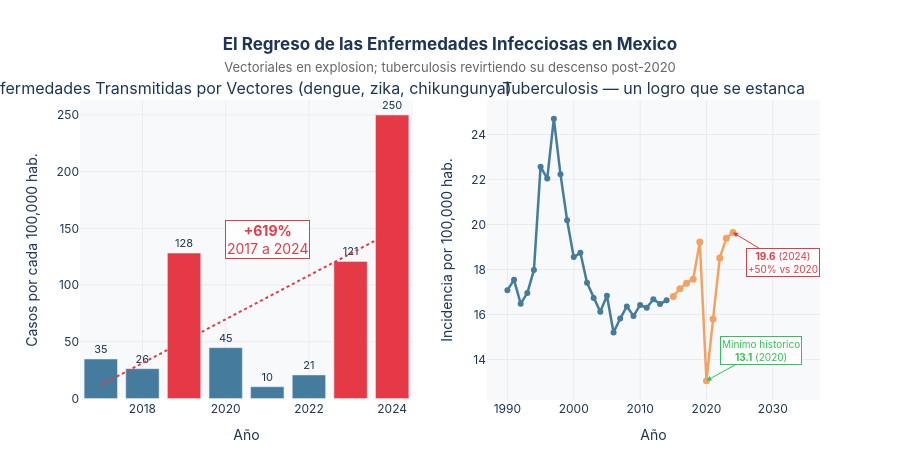

Write notebook code for a chart like this one.
### Markdown cell above
---
## Alarma 2 — Las Enfermedades que Regresaron

El dengue, el chikungunya, el zika. México los había puesto bajo control.  
Pero en la última década, las **enfermedades transmitidas por vectores** explotaron.

De 34.8 casos por cada 100,000 habitantes en 2017 a **249.9 en 2024**.  
Un incremento de **+619% en solo 7 años**. No es un pico aislado — es una tendencia que se acelera.

### Code cell
# ══════════════════════════════════════════════════════════════════════════════
# FIGURA 3 — Enfermedades vectoriales + Tuberculosis (panel doble)
# ══════════════════════════════════════════════════════════════════════════════

vector = get_serie('3R.3.C(1)')
tb     = get_serie('3.3.2A')

fig_inf = make_subplots(
    rows=1, cols=2,
    subplot_titles=[
        'Enfermedades Transmitidas por Vectores (dengue, zika, chikungunya)',
        'Tuberculosis — un logro que se estanca'
    ],
    horizontal_spacing=0.1
)

# ── Panel izquierdo: Vectoriales ──────────────────────────────────────────────
fig_inf.add_trace(go.Bar(
    x=vector['periodo'], y=vector['valor'],
    name='Enf. vectoriales',
    marker_color=[
        COLOR_ALERTA if v > 100 else COLOR_ACENTO if v > 50 else COLOR_NEUTRO
        for v in vector['valor']
    ],
    text=vector['valor'].round(0).astype(int),
    textposition='outside',
    textfont=dict(size=11, color='#1D3557'),
    hovertemplate='<b>%{x}</b><br>Incidencia: <b>%{y:.1f}</b> por 100k hab.<extra></extra>',
    showlegend=False
), row=1, col=1)

# Línea de tendencia
x_vec = np.array(vector['periodo'])
y_vec = np.array(vector['valor'])
m_vec, b_vec = np.polyfit(x_vec, y_vec, 1)
fig_inf.add_trace(go.Scatter(
    x=x_vec, y=m_vec * x_vec + b_vec,
    mode='lines', line=dict(color=COLOR_ALERTA, width=2, dash='dot'),
    showlegend=False, hoverinfo='skip'
), row=1, col=1)

fig_inf.add_annotation(
    x=2021, y=140, text='<b>+619%</b><br>2017 a 2024',
    showarrow=False, font=dict(size=14, color=COLOR_ALERTA),
    bgcolor='rgba(255,255,255,0.85)', bordercolor=COLOR_ALERTA, borderwidth=1,
    row=1, col=1
)

# ── Panel derecho: Tuberculosis ───────────────────────────────────────────────
tb_base   = tb[tb['periodo'] < 2015]
tb_recent = tb[tb['periodo'] >= 2015]

fig_inf.add_trace(go.Scatter(
    x=tb_base['periodo'], y=tb_base['valor'],
    mode='lines+markers', name='Tuberculosis (1990–2014)',
    line=dict(color=COLOR_NEUTRO, width=2.5),
    marker=dict(size=6, color=COLOR_NEUTRO),
    hovertemplate='<b>%{x}</b><br>Incidencia TB: <b>%{y:.1f}</b> por 100k<extra></extra>',
    showlegend=False
), row=1, col=2)

fig_inf.add_trace(go.Scatter(
    x=tb_recent['periodo'], y=tb_recent['valor'],
    mode='lines+markers', name='Subida post-2019',
    line=dict(color=COLOR_ACENTO, width=2.5),
    marker=dict(size=7, color=COLOR_ACENTO),
    hovertemplate='<b>%{x}</b><br>TB: <b>%{y:.1f}</b> por 100k<extra></extra>',
    showlegend=False
), row=1, col=2)

fig_inf.add_annotation(
    x=2020, y=13.06, text='Minimo historico<br><b>13.1</b> (2020)',
    showarrow=True, arrowhead=2, arrowcolor=COLOR_MEJORA,
    ax=55, ay=-30, font=dict(size=10, color=COLOR_MEJORA),
    bgcolor='rgba(255,255,255,0.85)', bordercolor=COLOR_MEJORA, borderwidth=1,
    row=1, col=2
)
fig_inf.add_annotation(
    x=2024, y=19.64, text='<b>19.6</b> (2024)<br>+50% vs 2020',
    showarrow=True, arrowhead=2, arrowcolor=COLOR_ALERTA,
    ax=50, ay=30, font=dict(size=10, color=COLOR_ALERTA),
    bgcolor='rgba(255,255,255,0.85)', bordercolor=COLOR_ALERTA, borderwidth=1,
    row=1, col=2
)

fig_inf.update_xaxes(showgrid=True, gridcolor='#E9ECEF', title_text='Año')
fig_inf.update_yaxes(showgrid=True, gridcolor='#E9ECEF')
fig_inf.update_yaxes(title_text='Casos por cada 100,000 hab.', row=1, col=1)
fig_inf.update_yaxes(title_text='Incidencia por 100,000 hab.', row=1, col=2)

fig_inf.update_layout(
    title=dict(
        text='<b>El Regreso de las Enfermedades Infecciosas en Mexico</b><br>'
             '<span style="font-size:13px;font-weight:normal;color:#666">'
             'Vectoriales en explosion; tuberculosis revirtiendo su descenso post-2020</span>',
        x=0.5, xanchor='center'
    ),
    height=460, plot_bgcolor=COLOR_FONDO, paper_bgcolor='white',
    font=dict(family='Inter, Arial, sans-serif', color='#1D3557'),
    showlegend=False, margin=dict(t=100, b=60)
)

fig_inf.show()

### Figure 1 — Plotly figure (JSON) as saved in the notebook; plotly's stock layout.template omitted (floating-point values rounded to 4 significant figures)
{"data": [{"hovertemplate": "<b>%{x}</b><br>Incidencia: <b>%{y:.1f}</b> por 100k hab.<extra></extra>", "marker": {"color": ["#457B9D", "#457B9D", "#E63946", "#457B9D", "#457B9D", "#457B9D", "#E63946", "#E63946"]}, "name": "Enf. vectoriales", "showlegend": false, "text": [35.0, 26.0, 128.0, 45.0, 10.0, 21.0, 121.0, 250.0], "textfont": {"color": "#1D3557", "size": 11}, "textposition": "outside", "type": "bar", "x": [2017, 2018, 2019, 2020, 2021, 2022, 2023, 2024], "xaxis": "x", "y": [34.77, 26.28, 128.2, 44.81, 10.32, 20.73, 120.8, 249.9], "yaxis": "y"}, {"hoverinfo": "skip", "line": {"color": "#E63946", "dash": "dot", "width": 2}, "mode": "lines", "showlegend": false, "type": "scatter", "x": [2017, 2018, 2019, 2020, 2021, 2022, 2023, 2024], "xaxis": "x", "y": [11.9, 31.2, 50.51, 69.82, 89.12, 108.4, 127.7, 147.0], "yaxis": "y"}, {"hovertemplate": "<b>%{x}</b><br>Incidencia TB: <b>%{y:.1f}</b> por 100k<extra></extra>", "line": {"color": "#457B9D", "width": 2.5}, "marker": {"color": "#457B9D", "size": 6}, "mode": "lines+markers", "name": "Tuberculosis (1990–2014)", "showlegend": false, "type": "scatter", "x": [1990, 1991, 1992, 1993, 1994, 1995, 1996, 1997, 1998, 1999, 2000, 2001, 2002, 2003, 2004, 2005, 2006, 2007, 2008, 2009, 2010, 2011, 2012, 2013, 2014], "xaxis": "x2", "y": [17.08, 17.54, 16.48, 16.95, 17.98, 22.57, 22.04, 24.7, 22.23, 20.19, 18.55, 18.74, 17.41, 16.73, 16.12, 16.83, 15.2, 15.82, 16.36, 15.93, 16.42, 16.3, 16.68, 16.47, 16.63], "yaxis": "y2"}, {"hovertemplate": "<b>%{x}</b><br>TB: <b>%{y:.1f}</b> por 100k<extra></extra>", "line": {"color": "#F4A261", "width": 2.5}, "marker": {"color": "#F4A261", "size": 7}, "mode": "lines+markers", "name": "Subida post-2019", "showlegend": false, "type": "scatter", "x": [2015, 2016, 2017, 2018, 2019, 2020, 2021, 2022, 2023, 2024], "xaxis": "x2", "y": [16.8, 17.14, 17.39, 17.57, 19.22, 13.06, 15.8, 18.51, 19.39, 19.64], "yaxis": "y2"}], "layout": {"annotations": [{"font": {"size": 16}, "showarrow": false, "text": "Enfermedades Transmitidas por Vectores (dengue, zika, chikungunya)", "x": 0.225, "xanchor": "center", "xref": "paper", "y": 1.0, "yanchor": "bottom", "yref": "paper"}, {"font": {"size": 16}, "showarrow": false, "text": "Tuberculosis — un logro que se estanca", "x": 0.775, "xanchor": "center", "xref": "paper", "y": 1.0, "yanchor": "bottom", "yref": "paper"}, {"bgcolor": "rgba(255,255,255,0.85)", "bordercolor": "#E63946", "borderwidth": 1, "font": {"color": "#E63946", "size": 14}, "showarrow": false, "text": "<b>+619%</b><br>2017 a 2024", "x": 2021, "xref": "x", "y": 140, "yref": "y"}, {"arrowcolor": "#2DC653", "arrowhead": 2, "ax": 55, "ay": -30, "bgcolor": "rgba(255,255,255,0.85)", "bordercolor": "#2DC653", "borderwidth": 1, "font": {"color": "#2DC653", "size": 10}, "showarrow": true, "text": "Minimo historico<br><b>13.1</b> (2020)", "x": 2020, "xref": "x2", "y": 13.06, "yref": "y2"}, {"arrowcolor": "#E63946", "arrowhead": 2, "ax": 50, "ay": 30, "bgcolor": "rgba(255,255,255,0.85)", "bordercolor": "#E63946", "borderwidth": 1, "font": {"color": "#E63946", "size": 10}, "showarrow": true, "text": "<b>19.6</b> (2024)<br>+50% vs 2020", "x": 2024, "xref": "x2", "y": 19.64, "yref": "y2"}], "font": {"color": "#1D3557", "family": "Inter, Arial, sans-serif"}, "height": 460, "margin": {"b": 60, "t": 100}, "paper_bgcolor": "white", "plot_bgcolor": "#F8F9FA", "showlegend": false, "title": {"text": "<b>El Regreso de las Enfermedades Infecciosas en Mexico</b><br><span style=\"font-size:13px;font-weight:normal;color:#666\">Vectoriales en explosion; tuberculosis revirtiendo su descenso post-2020</span>", "x": 0.5, "xanchor": "center"}, "xaxis": {"anchor": "y", "domain": [0.0, 0.45], "gridcolor": "#E9ECEF", "showgrid": true, "title": {"text": "Año"}}, "xaxis2": {"anchor": "y2", "domain": [0.55, 1.0], "gridcolor": "#E9ECEF", "showgrid": true, "title": {"text": "Año"}}, "yaxis": {"anchor": "x", "domain": [0.0, 1.0], "gridcolor": "#E9ECEF", "showgrid": true, "title": {"text": "Casos por cada 100,000 hab."}}, "yaxis2": {"anchor": "x2", "domain": [0.0, 1.0], "gridcolor": "#E9ECEF", "showgrid": true, "title": {"text": "Incidencia por 100,000 hab."}}}}
